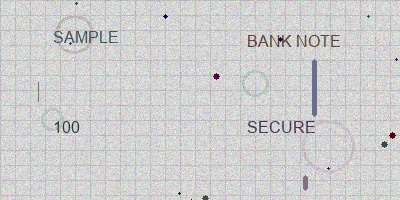
#> input picture sample_images/forged_banknote_01.jpg, 400 x 200 px
$ python -i advanced_image_processing.py   (imports and definitions only)   (older library calls are emulated)
#> lines starting #> are read from the running program, lines starting #| are printed output that depends on the picture; after the words box and inside, x2 and y2 are one past the last pixel; in counts of white or black regions, pixels touching at a corner belong together
"""
Advanced Image Processing Module for Banknote Authentication
============================================================

This module provides sophisticated image processing functions to extract
meaningful features from banknote images that correlate with the dataset features.
"""

import numpy as np
import cv2
from scipy import ndimage
from skimage import feature, filters, measure, segmentation
from sklearn.preprocessing import StandardScaler
import pywt


class BanknoteImageProcessor:
    """Advanced image processing for banknote feature extraction"""

    def __init__(self):
        self.feature_scaler = StandardScaler()
        self.is_fitted = False

        # Define feature extraction parameters
        self.image_size = (256, 128)  # Standard processing size
        self.wavelet = 'db4'  # Daubechies wavelet for texture analysis

    def preprocess_image(self, image_path):
        """Preprocess banknote image for feature extraction"""
        try:
            # Load image
            image = cv2.imread(image_path)
            if image is None:
                raise ValueError(f"Could not load image: {image_path}")

            # Convert to grayscale
            gray = cv2.cvtColor(image, cv2.COLOR_BGR2GRAY)

            # Resize to standard size
            resized = cv2.resize(gray, self.image_size)

            # Enhance contrast using CLAHE
            clahe = cv2.createCLAHE(clipLimit=2.0, tileGridSize=(8, 8))
            enhanced = clahe.apply(resized)

            # Reduce noise with bilateral filter
            denoised = cv2.bilateralFilter(enhanced, 9, 75, 75)

            # Normalize to [0, 1]
            normalized = denoised.astype(np.float32) / 255.0

            return normalized

        except Exception as e:
            print(f"Error preprocessing image: {e}")
            return None

    def extract_wavelet_features(self, image):
        """Extract wavelet-based features similar to the dataset"""
        try:
            # Perform 2D wavelet decomposition
            coeffs = pywt.dwt2(image, self.wavelet)
            cA, (cH, cV, cD) = coeffs

            # Combine all detail coefficients
            details = np.concatenate([cH.flatten(), cV.flatten(), cD.flatten()])

            # Calculate statistical moments

            # Feature 1: Variance of wavelet coefficients
            variance = np.var(details)

            # Feature 2: Skewness
            mean_val = np.mean(details)
            std_val = np.std(details)
            if std_val > 0:
                skewness = np.mean(((details - mean_val) / std_val) ** 3)
            else:
                skewness = 0

            # Feature 3: Kurtosis
            if std_val > 0:
                kurtosis = np.mean(((details - mean_val) / std_val) ** 4) - 3
            else:
                kurtosis = 0

            # Feature 4: Entropy of the approximation coefficients
            # Calculate histogram and entropy
            hist, _ = np.histogram(cA.flatten(), bins=64, density=True)
            hist = hist + 1e-10  # Avoid log(0)
            entropy = -np.sum(hist * np.log2(hist))

            return np.array([variance, skewness, kurtosis, entropy])

        except Exception as e:
            print(f"Error extracting wavelet features: {e}")
            return None

    def extract_texture_features(self, image):
        """Extract additional texture features for enhanced analysis"""
        try:
            # Local Binary Pattern (LBP)
            lbp = feature.local_binary_pattern(image, 24, 3, method='uniform')
            lbp_hist, _ = np.histogram(lbp.ravel(), bins=26, density=True)

            # Gray Level Co-occurrence Matrix (GLCM) properties
            distances = [1, 2, 3]
            angles = [0, np.pi/4, np.pi/2, 3*np.pi/4]

            # Convert to uint8 for GLCM
            image_uint8 = (image * 255).astype(np.uint8)

            # Calculate GLCM properties
            contrast_values = []
            dissimilarity_values = []
            homogeneity_values = []
            energy_values = []

            for distance in distances:
                for angle in angles:
                    glcm = feature.graycomatrix(image_uint8, [distance], [angle],
                                              levels=256, symmetric=True, normed=True)

                    contrast_values.append(feature.graycoprops(glcm, 'contrast')[0, 0])
                    dissimilarity_values.append(feature.graycoprops(glcm, 'dissimilarity')[0, 0])
                    homogeneity_values.append(feature.graycoprops(glcm, 'homogeneity')[0, 0])
                    energy_values.append(feature.graycoprops(glcm, 'energy')[0, 0])

            # Aggregate GLCM features
            glcm_features = np.array([
                np.mean(contrast_values),
                np.mean(dissimilarity_values),
                np.mean(homogeneity_values),
                np.mean(energy_values)
            ])

            # Gabor filter responses
            gabor_responses = []
            for frequency in [0.1, 0.3, 0.5]:
                for angle in [0, 45, 90, 135]:
                    real, _ = filters.gabor(image, frequency=frequency,
                                          theta=np.deg2rad(angle))
                    gabor_responses.append(np.std(real))

            gabor_features = np.array(gabor_responses)

            return {
                'lbp_histogram': lbp_hist,
                'glcm_features': glcm_features,
                'gabor_features': gabor_features
            }

        except Exception as e:
            print(f"Error extracting texture features: {e}")
            return None

    def extract_geometric_features(self, image):
        """Extract geometric and structural features"""
        try:
            # Edge detection
            edges = feature.canny(image, sigma=1, low_threshold=0.1, high_threshold=0.2)

            # Calculate edge density
            edge_density = np.sum(edges) / edges.size

            # Hough line detection for structural analysis
            lines = cv2.HoughLinesP((edges * 255).astype(np.uint8),
                                   1, np.pi/180, threshold=30,
                                   minLineLength=20, maxLineGap=10)

            line_count = len(lines) if lines is not None else 0

            # Calculate average line length
            if lines is not None and len(lines) > 0:
                line_lengths = []
                for line in lines:
                    x1, y1, x2, y2 = line[0]
                    length = np.sqrt((x2-x1)**2 + (y2-y1)**2)
                    line_lengths.append(length)
                avg_line_length = np.mean(line_lengths)
            else:
                avg_line_length = 0

            # Corner detection
            corners = feature.corner_harris(image)
            corner_count = len(feature.corner_peaks(corners, min_distance=5))

            return np.array([edge_density, line_count, avg_line_length, corner_count])

        except Exception as e:
            print(f"Error extracting geometric features: {e}")
            return None

    def extract_all_features(self, image_path):
        """Extract comprehensive feature set from banknote image"""
        try:
            # Preprocess image
            processed_image = self.preprocess_image(image_path)
#> in preprocess_image, image is the input picture: shape (200, 400, 3); mean B, G, R 208.1, 207.8, 208
#> in preprocess_image, `denoised = cv2.bilateralFilter(enhanced, 9, 75, 75)`:
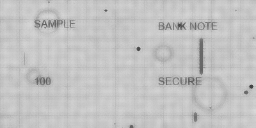
#> denoised: shape (128, 256); min 65, max 217, mean 195
            if processed_image is None:
                return None

            # Extract primary wavelet features (matching dataset)
            wavelet_features = self.extract_wavelet_features(processed_image)
#> in extract_wavelet_features, `cA, (cH, cV, cD) = coeffs`:
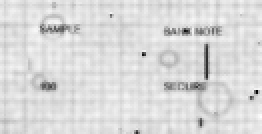
#> cA: shape (67, 131) float32 (shown 2 times larger); min 0.535, max 1.7, mean 1.53; drawn with min black and max white
#> in extract_wavelet_features, `cA, (cH, cV, cD) = coeffs`:
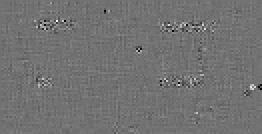
#> cD: shape (67, 131) float32 (shown 2 times larger); min -0.118, max 0.145, mean 6.9e-05; drawn with min black and max white
#> in extract_wavelet_features, `variance = np.var(details)`: variance = 0.000459
#> in extract_wavelet_features, `mean_val = np.mean(details)`: mean_val = 0.00015
#> in extract_wavelet_features, `std_val = np.std(details)`: std_val = 0.0214
#> in extract_wavelet_features, `skewness = np.mean(((details - mean_val) / std_val) ** 3)`: skewness = -1.19
#> in extract_wavelet_features, `kurtosis = np.mean(((details - mean_val) / std_val) ** 4) - 3`: kurtosis = 58.3
#> in extract_wavelet_features, `hist, _ = np.histogram(cA.flatten(), bins=64, density=True)`: hist = 64 values, max 9.82 at index 56, min 0 at index 1, mean 0.861
#> in extract_wavelet_features, `hist = hist + 1e-10`: hist = 64 values, max 9.82 at index 56, min 1e-10 at index 1, mean 0.861
#> in extract_wavelet_features, `entropy = -np.sum(hist * np.log2(hist))`: entropy = -121.8
#> wavelet_features = [0.000459, -1.19, 58.3, -121.8]

            # Extract additional features for analysis
            texture_features = self.extract_texture_features(processed_image)
#> in extract_texture_features, `lbp = feature.local_binary_pattern(image, 24, 3, method='uniform')`:
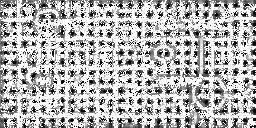
#> lbp: shape (128, 256) float64; min 0, max 25, mean 17.6; drawn with min black and max white
#> in extract_texture_features, `lbp_hist, _ = np.histogram(lbp.ravel(), bins=26, density=True)`: lbp_hist = 26 values, max 0.484 at index 25, min 0.00943 at index 20, mean 0.04
#> after the loop in extract_texture_features, `for distance in distances:`: contrast_values = [77.72, 106.9, 55.23, 109.2, 126.4, 106.9, 100.6, 109.2, 158.7, 171.7, 141.6, 168.5]; dissimilarity_values = [4.03, 5.09, 3.73, 5.15, 5.3, 5.09, 5.03, 5.15, 6.26, 6.75, 6.17, 6.73]; energy_values = [0.0679, 0.0616, 0.0676, 0.0615, 0.0604, 0.0616, 0.0598, 0.0615, 0.056, 0.0545, 0.0551, 0.0546]; homogeneity_values = [0.302, 0.249, 0.299, 0.244, 0.232, 0.249, 0.234, 0.244, 0.196, 0.186, 0.189, 0.188]
#> in extract_texture_features, `glcm_features = np.array([ np.mean(contrast_values), np.mean(dissimila..`: glcm_features = [119.4, 5.37, 0.234, 0.0602]
#> after the loop in extract_texture_features, `for frequency in [0.1, 0.3, 0.5]:`:
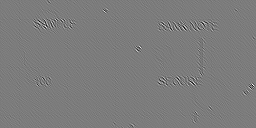
#> real: shape (128, 256) float32; min -0.0316, max 0.0365, mean 0.00157; drawn with min black and max white
#> after the loop in extract_texture_features, `for frequency in [0.1, 0.3, 0.5]:`: gabor_responses = [0.00711, 0.0033, 0.00647, 0.00313, 0.00502, 0.00238, 0.0036, 0.00263, 0.0081, 0.0024, 0.00605, 0.00254]
#> in extract_texture_features, `gabor_features = np.array(gabor_responses)`: gabor_features has the same summary as gabor_responses
#> texture_features = 3 items
            geometric_features = self.extract_geometric_features(processed_image)
#> in extract_geometric_features, `edges = feature.canny(image, sigma=1, low_threshold=0.1, high_threshol..`:
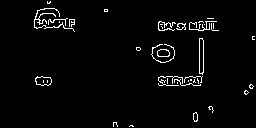
#> edges: shape (128, 256) bool; 2.9% white in thin lines or dots, all inside (x1, y1, x2, y2) = (34, 1, 255, 127)
#> in extract_geometric_features, `edge_density = np.sum(edges) / edges.size`: edge_density = 0.029
#> in extract_geometric_features, `lines = cv2.HoughLinesP((edges * 255).astype(np.uint8), 1, np.pi/180, ..`: lines = [[158, 29, 218, 30], [35, 18, 74, 20], [34, 27, 71, 26], [199, 85, 199, 21], [203, 22, 203, 72], [158, 24, 206, 22], [159, 85, 200, 85], [34, 20, 74, 22], [159, 21, 213, 28]]
#> in extract_geometric_features, `line_count = len(lines) if lines is not None else 0`: line_count = 9
#> the loop in extract_geometric_features, `for line in lines:` made 9 passes
#> (x1, y1, x2, y2, length) on passes 1 to 9: (158, 29, 218, 30, 60.01), (35, 18, 74, 20, 39.05), (34, 27, 71, 26, 37.01), (199, 85, 199, 21, 64), (203, 22, 203, 72, 50), (158, 24, 206, 22, 48.04), (159, 85, 200, 85, 41), (34, 20, 74, 22, 40.05), (159, 21, 213, 28, 54.45)
#> after the loop in extract_geometric_features, `for line in lines:`: line_lengths = [60.01, 39.05, 37.01, 64, 50, 48.04, 41, 40.05, 54.45]
#> in extract_geometric_features, `avg_line_length = np.mean(line_lengths)`: avg_line_length = 48.18
#> in extract_geometric_features, `corners = feature.corner_harris(image)`:
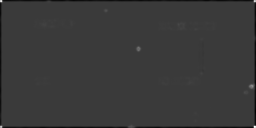
#> corners: shape (128, 256) float32; min -0.998, max 3.33, mean -0.0186; drawn with min black and max white
#> in extract_geometric_features, `corner_count = len(feature.corner_peaks(corners, min_distance=5))`: corner_count = 99
#> geometric_features = [0.029, 9, 48.18, 99]

            if wavelet_features is None:
                return None

            feature_dict = {
                'primary_features': wavelet_features,  # These match the training data
                'texture_features': texture_features,
                'geometric_features': geometric_features,
                'processed_image': processed_image
            }

            return feature_dict

        except Exception as e:
            print(f"Error in feature extraction pipeline: {e}")
            return None

    # [120 lines left out: functions analyze_image_quality, create_feature_visualization, estimate_authenticity_confidence, not called in this run]

>>> result = BanknoteImageProcessor().extract_all_features('sample_images/forged_banknote_01.jpg')
#> result = 4 items

$ run again, on sample_images/forged_banknote_02.jpg
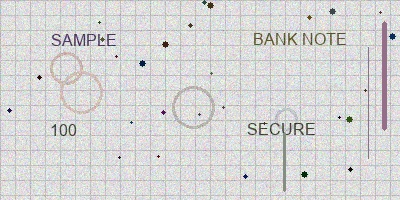
#> input picture sample_images/forged_banknote_02.jpg, 400 x 200 px
#> in preprocess_image, image is the input picture: shape (200, 400, 3); mean B, G, R 214.8, 214.9, 215.2
#> variance = 0.000899
#> mean_val = 0.0009
#> std_val = 0.03
#> skewness = -0.31
#> kurtosis = 35.11
#> in extract_wavelet_features, `hist, _ = np.histogram(cA.flatten(), bins=64, density=True)`: hist = 64 values, max 7.02 at index 57, min 0 at index 1, mean 0.685
#> in extract_wavelet_features, `hist = hist + 1e-10`: hist = 64 values, max 7.02 at index 57, min 1e-10 at index 1, mean 0.685
#> entropy = -74.62
#> wavelet_features = [0.000899, -0.31, 35.11, -74.62]
#> lbp_hist = 26 values, max 0.492 at index 25, min 0.00686 at index 20, mean 0.04
#> after the loop in extract_texture_features, `for distance in distances:`: contrast_values = [142.8, 202.1, 109.8, 208.4, 241.2, 202.1, 186.1, 208.4, 309.6, 319.9, 249.3, 322.9]; dissimilarity_values = [5.93, 7.67, 5.36, 7.75, 7.89, 7.67, 7.06, 7.75, 9.3, 9.99, 8.6, 10.01]; energy_values = [0.0503, 0.0449, 0.0506, 0.0449, 0.0444, 0.0449, 0.0443, 0.0449, 0.0411, 0.0398, 0.0407, 0.0398]; homogeneity_values = [0.235, 0.185, 0.245, 0.186, 0.175, 0.185, 0.181, 0.186, 0.143, 0.136, 0.146, 0.134]
#> glcm_features = [225.2, 7.92, 0.178, 0.0442]
#> after the loop in extract_texture_features, `for frequency in [0.1, 0.3, 0.5]:`: gabor_responses = [0.00981, 0.00409, 0.00803, 0.00435, 0.0069, 0.00327, 0.00534, 0.00365, 0.0108, 0.00341, 0.00913, 0.0035]
#> gabor_features has the same summary as gabor_responses
#> texture_features = 3 items
#> in extract_geometric_features, `edges = feature.canny(image, sigma=1, low_threshold=0.1, high_threshol..`:
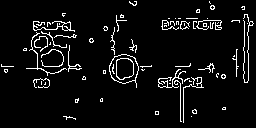
#> edges: shape (128, 256) bool; 5.8% white in thin lines or dots
#> edge_density = 0.0583
#> lines = 28 rows, first 6: [37, 66, 80, 66], [34, 30, 70, 28], [32, 37, 74, 34], [162, 28, 220, 29], [162, 21, 195, 21], [180, 121, 180, 69]
#> line_count = 28
#> the loop in extract_geometric_features, `for line in lines:` made 28 passes
#> (x1, y1, x2, y2, length) on passes 1 to 8: (37, 66, 80, 66, 43), (34, 30, 70, 28, 36.06), (32, 37, 74, 34, 42.11), (162, 28, 220, 29, 58.01), (162, 21, 195, 21, 33), (180, 121, 180, 69, 52), (114, 52, 137, 64, 25.94), (158, 81, 201, 79, 43.05)
#> after the loop in extract_geometric_features, `for line in lines:`: line_lengths = 28 values, max 77.1 at index 13, min 20.02 at index 22, mean 40.82
#> avg_line_length = 40.82
#> in extract_geometric_features, `corners = feature.corner_harris(image)`:
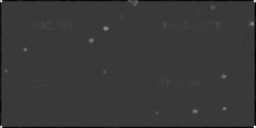
#> corners: shape (128, 256) float32; min -0.952, max 3.25, mean -0.0159; drawn with min black and max white
#> corner_count = 112
#> geometric_features = [0.0583, 28, 40.82, 112]
#> result = 4 items

$ run again, on sample_images/forged_banknote_03.jpg
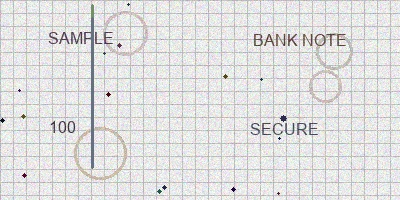
#> input picture sample_images/forged_banknote_03.jpg, 400 x 200 px
#> in preprocess_image, image is the input picture: shape (200, 400, 3); mean B, G, R 224.1, 224, 224.2
#> variance = 0.00148
#> mean_val = -0.000158
#> std_val = 0.0384
#> skewness = 1.3
#> kurtosis = 30.58
#> in extract_wavelet_features, `hist, _ = np.histogram(cA.flatten(), bins=64, density=True)`: hist = 64 values, max 7.12 at index 56, min 0 at index 1, mean 0.694
#> in extract_wavelet_features, `hist = hist + 1e-10`: hist = 64 values, max 7.12 at index 56, min 1e-10 at index 1, mean 0.694
#> entropy = -73.39
#> wavelet_features = [0.00148, 1.3, 30.58, -73.39]
#> lbp_hist = 26 values, max 0.596 at index 25, min 0.00419 at index 18, mean 0.04
#> after the loop in extract_texture_features, `for distance in distances:`: contrast_values = [202.6, 283, 131, 286.3, 311.7, 283, 200.3, 286.3, 346.9, 412.6, 260.4, 409.6]; dissimilarity_values = [7.26, 9.75, 6.56, 9.79, 9.13, 9.75, 8.07, 9.79, 10.09, 11.87, 9.33, 11.84]; energy_values = [0.0485, 0.0427, 0.0485, 0.0427, 0.0441, 0.0427, 0.0443, 0.0427, 0.0418, 0.0392, 0.0422, 0.0393]; homogeneity_values = [0.207, 0.16, 0.212, 0.158, 0.162, 0.16, 0.165, 0.158, 0.147, 0.124, 0.148, 0.125]
#> glcm_features = [284.5, 9.44, 0.161, 0.0432]
#> after the loop in extract_texture_features, `for frequency in [0.1, 0.3, 0.5]:`: gabor_responses = [0.00983, 0.00377, 0.00803, 0.00352, 0.00961, 0.00328, 0.00625, 0.00363, 0.014, 0.00354, 0.0113, 0.0036]
#> gabor_features has the same summary as gabor_responses
#> texture_features = 3 items
#> in extract_geometric_features, `edges = feature.canny(image, sigma=1, low_threshold=0.1, high_threshol..`:
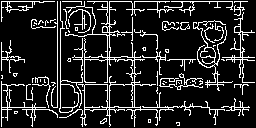
#> edges: shape (128, 256) bool; 14.3% white in thin lines or dots
#> edge_density = 0.143
#> lines = 62 rows, first 6: [1, 1, 247, 1], [1, 84, 247, 84], [57, 59, 202, 59], [72, 109, 172, 109], [1, 107, 209, 107], [197, 57, 254, 57]
#> line_count = 62
#> the loop in extract_geometric_features, `for line in lines:` made 62 passes
#> (x1, y1, x2, y2, length) on passes 1 to 8: (1, 1, 247, 1, 246), (1, 84, 247, 84, 246), (57, 59, 202, 59, 145), (72, 109, 172, 109, 100), (1, 107, 209, 107, 208), (197, 57, 254, 57, 57), (132, 118, 132, 3, 115), (1, 126, 1, 42, 84)
#> after the loop in extract_geometric_features, `for line in lines:`: line_lengths = 62 values, max 246 at index 0, min 20 at index 53, mean 66.15
#> avg_line_length = 66.15
#> in extract_geometric_features, `corners = feature.corner_harris(image)`:
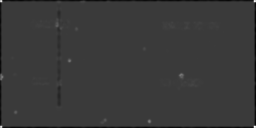
#> corners: shape (128, 256) float32; min -1.13, max 3.8, mean -0.0203; drawn with min black and max white
#> corner_count = 116
#> geometric_features = [0.143, 62, 66.15, 116]
#> result = 4 items

$ run again, on sample_images/forged_banknote_04.jpg
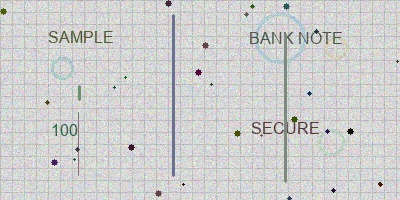
#> input picture sample_images/forged_banknote_04.jpg, 400 x 200 px
#> in preprocess_image, image is the input picture: shape (200, 400, 3); mean B, G, R 207.8, 207.9, 207.6
#> variance = 0.000811
#> mean_val = 3.72e-05
#> std_val = 0.0285
#> skewness = 0.565
#> kurtosis = 33.04
#> in extract_wavelet_features, `hist, _ = np.histogram(cA.flatten(), bins=64, density=True)`: hist = 64 values, max 9.28 at index 56, min 0 at index 1, mean 0.782
#> in extract_wavelet_features, `hist = hist + 1e-10`: hist = 64 values, max 9.28 at index 56, min 1e-10 at index 1, mean 0.782
#> entropy = -102
#> wavelet_features = [0.000811, 0.565, 33.04, -102]
#> lbp_hist = 26 values, max 0.57 at index 25, min 0.00679 at index 20, mean 0.04
#> after the loop in extract_texture_features, `for distance in distances:`: contrast_values = [121.4, 167.7, 87.47, 171.6, 214.3, 167.7, 153.2, 171.6, 265.7, 279.6, 207.4, 277.8]; dissimilarity_values = [5.23, 6.51, 4.58, 6.57, 6.91, 6.51, 5.78, 6.57, 7.94, 8.48, 6.88, 8.45]; energy_values = [0.0611, 0.0554, 0.0608, 0.0555, 0.0568, 0.0554, 0.0567, 0.0555, 0.0533, 0.0515, 0.0533, 0.0516]; homogeneity_values = [0.265, 0.213, 0.264, 0.216, 0.226, 0.213, 0.228, 0.216, 0.197, 0.179, 0.2, 0.178]
#> glcm_features = [190.5, 6.7, 0.216, 0.0556]
#> after the loop in extract_texture_features, `for frequency in [0.1, 0.3, 0.5]:`: gabor_responses = [0.00786, 0.004, 0.00642, 0.00381, 0.00684, 0.00296, 0.00449, 0.00327, 0.00935, 0.00307, 0.00769, 0.00315]
#> gabor_features has the same summary as gabor_responses
#> texture_features = 3 items
#> edges: shape (128, 256) bool; 4.1% white in thin lines or dots
#> edge_density = 0.0408
#> lines = 13 rows, first 6: [112, 116, 112, 10], [184, 126, 184, 21], [109, 111, 109, 1], [181, 116, 181, 21], [161, 78, 203, 77], [159, 21, 216, 22]
#> line_count = 13
#> the loop in extract_geometric_features, `for line in lines:` made 13 passes
#> (x1, y1, x2, y2, length) on passes 1 to 8: (112, 116, 112, 10, 106), (184, 126, 184, 21, 105), (109, 111, 109, 1, 110), (181, 116, 181, 21, 95), (161, 78, 203, 77, 42.01), (159, 21, 216, 22, 57.01), (31, 27, 70, 27, 39), (51, 111, 51, 55, 56)
#> after the loop in extract_geometric_features, `for line in lines:`: line_lengths = [106, 105, 110, 95, 42.01, 57.01, 39, 56, 58.01, 45.04, 40.01, 53, 49.01]
#> avg_line_length = 65.78
#> in extract_geometric_features, `corners = feature.corner_harris(image)`:
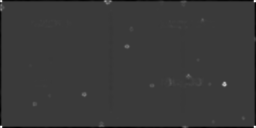
#> corners: shape (128, 256) float32; min -0.871, max 2.95, mean -0.0136; drawn with min black and max white
#> corner_count = 122
#> geometric_features = [0.0408, 13, 65.78, 122]
#> result = 4 items
